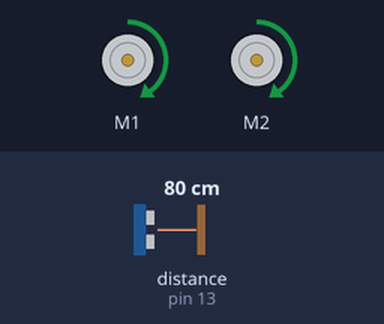
A sketch run on a simulated Arduino Uno, built with avr-gcc and run on an emulated ATmega328P. On the bench: 2 × DC motor (green arrow = forward, orange = backward, longer = faster). Wiring (inferred from the names in the program): ultrasonic range finder: trigger pin 12; echo pin 13. The inputs (shaded band) are chosen by the test bench; at power-on: distance to the obstacle (sensor on pin 13) 80 cm. The echo pulse lasts 58.3 µs per cm.

Above: at 1.2 s.
1.3 s: distance to the obstacle (sensor on pin 13) set to 27 cm
2.8 s: distance to the obstacle (sensor on pin 13) set to 22 cm
At 4.0 s:
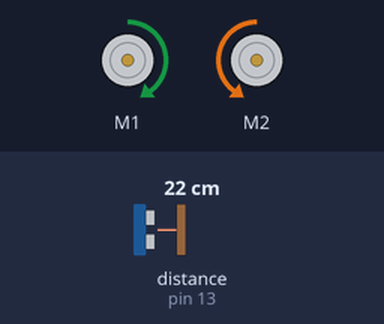
4.3 s: distance to the obstacle (sensor on pin 13) set to 35 cm
At 5.5 s:
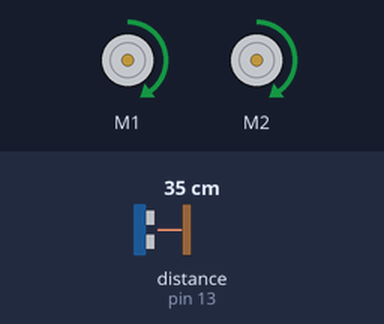
5.8 s: distance to the obstacle (sensor on pin 13) set to 2 cm
At 6.5 s:
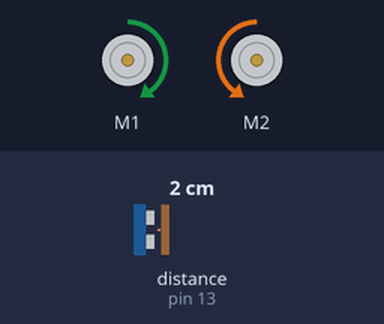
Timing chart, 0 to 8.3 s (numbered marks = the images above; inputs shaded):
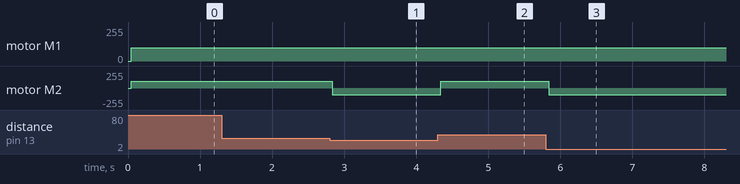

The sketch:

Obstacle_Avoidance.ino
```cpp
#include <Wire.h>
#include <Adafruit_MotorShield.h> //include the motor shield library
#include "utility/Adafruit_MS_PWMServoDriver.h"
Adafruit_MotorShield AFMS = Adafruit_MotorShield();
Adafruit_DCMotor *myMotor = AFMS.getMotor(1);
Adafruit_DCMotor *myMotor2 = AFMS.getMotor(2);

const int trigPin = 12;
const int echoPin = 13;

void setup() {
  AFMS.begin();  // create with the default frequency 1.6KHz
  pinMode(trigPin, OUTPUT);
  pinMode(echoPin, INPUT_PULLUP);
  myMotor->setSpeed(100);
  myMotor2->setSpeed(100);

}

void loop() {
  // establish variables for duration of the ping,
  // and the distance
  long duration, distance;

  // The Trig ping is triggered by a HIGH pulse of 2 or more microseconds.
  // Give a short LOW pulse beforehand to ensure a clean HIGH pulse:
  digitalWrite(trigPin, LOW);
  delayMicroseconds(2);
  digitalWrite(trigPin, HIGH);
  delayMicroseconds(10);
  digitalWrite(trigPin, LOW);

  // Use echoPin to read the receiving signal: a HIGH
  // pulse whose duration is the time (in microseconds) from the sending
  // of the ping to the reception of its echo off of an object.
  duration = pulseIn(echoPin, HIGH);
  distance = (duration/2) / 29;
  // convert the time into a distance

  if(distance < 25){ //if object within 25 cm
  myMotor->run(FORWARD);
  myMotor2->run(BACKWARD);
}
  else{
    delay(40);
    myMotor->run(FORWARD);
    myMotor2->run(FORWARD);
  }
}
```

Measured:
- the behaviour switches between 25 and 24 cm on distance to the obstacle (sensor on pin 13) (found by bisection; images 0 and 1)
- after the input at 1.3 s, every drawn part: stays the same
- after the input at 2.8 s, motor M2: forward 100/255 → backward 100/255 at once
- after the input at 4.3 s, motor M2: backward 100/255 → forward 100/255 at once
- after the input at 5.8 s, motor M2: forward 100/255 → backward 100/255 at once
